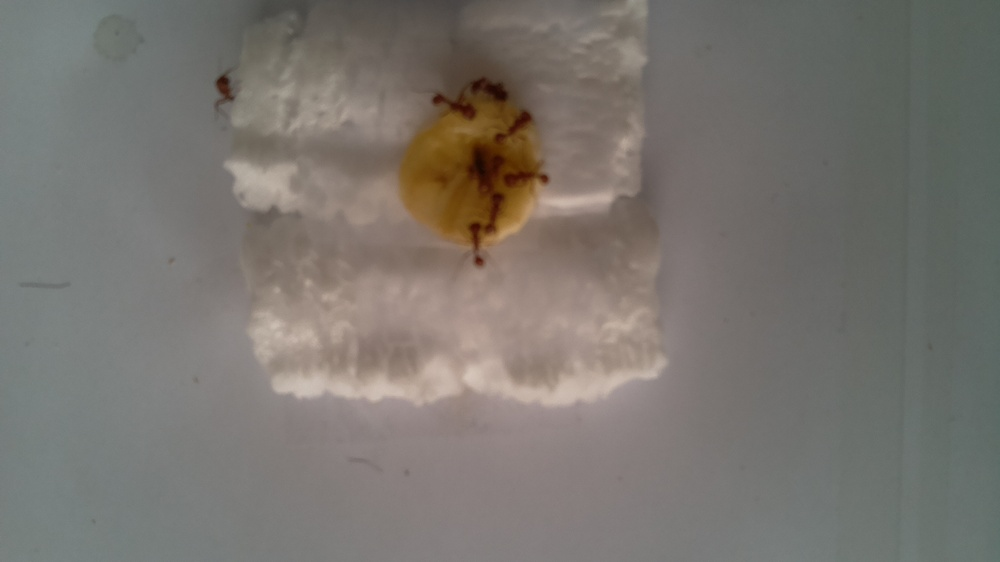
#> input picture ants_rasp_pi/ants_images/banana/20190303_114631.jpeg, 1000 x 562 px, shrunk from 1920 x 1080 before the run
$ python spot_detect.py --image ../../ants_images/banana/20190303_114631.jpeg   (older library calls are emulated)
#> lines starting #> are read from the running program, lines starting #| are printed output that depends on the picture; after the words box and inside, x2 and y2 are one past the last pixel; in counts of white or black regions, pixels touching at a corner belong together; long printed decimals are rounded
# import the necessary packages
from imutils import contours
from skimage import measure
import numpy as np
import argparse
import imutils
import cv2

# construct the argument parse and parse the arguments
ap = argparse.ArgumentParser()
ap.add_argument("-i", "--image", required=True,
            help="path to the image file")
args = vars(ap.parse_args())

# load the image, convert it to grayscale, and blur it
image = cv2.imread(args["image"])
#> image is the input picture: shape (562, 1000, 3); mean B, G, R 110.9, 116.6, 120.8
gray = cv2.cvtColor(image, cv2.COLOR_BGR2GRAY)
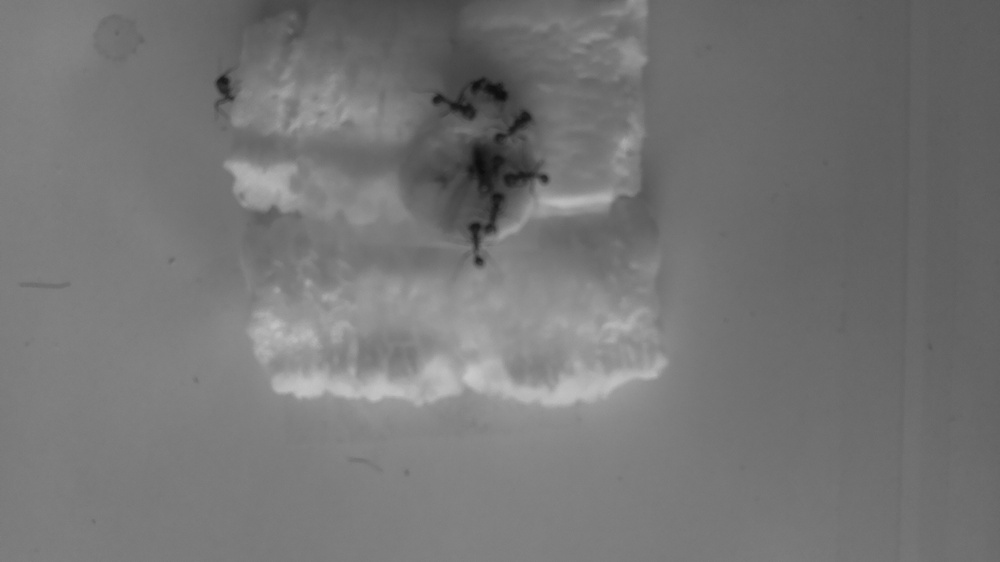
#> gray: shape (562, 1000); min 13, max 201, mean 117.2
blurred = cv2.GaussianBlur(gray, (11, 11), 0)

# threshold the image to reveal light regions in the
# blurred image
thresh = cv2.threshold(gray, 40, 255, cv2.THRESH_BINARY_INV)[1]
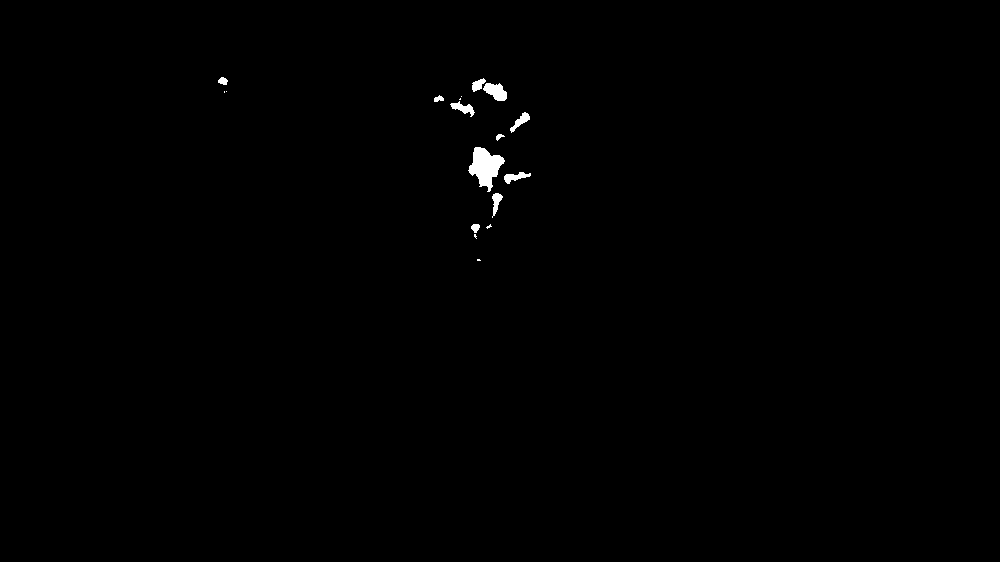
#> thresh: shape (562, 1000); 0.38% white; 18 white regions (7 under 20 px), largest, box (x1, y1, x2, y2) and area: (468, 147, 505, 192) 887, (483, 83, 507, 101) 284, (450, 101, 475, 117) 170
#thresh = cv2.threshold(blurred, 80, 255, cv2.THRESH_BINARY_INV)[1]

# perform a series of erosions and dilations to remove
# any small blobs of noise from the thresholded image
thresh = cv2.erode(thresh, None, iterations=2)
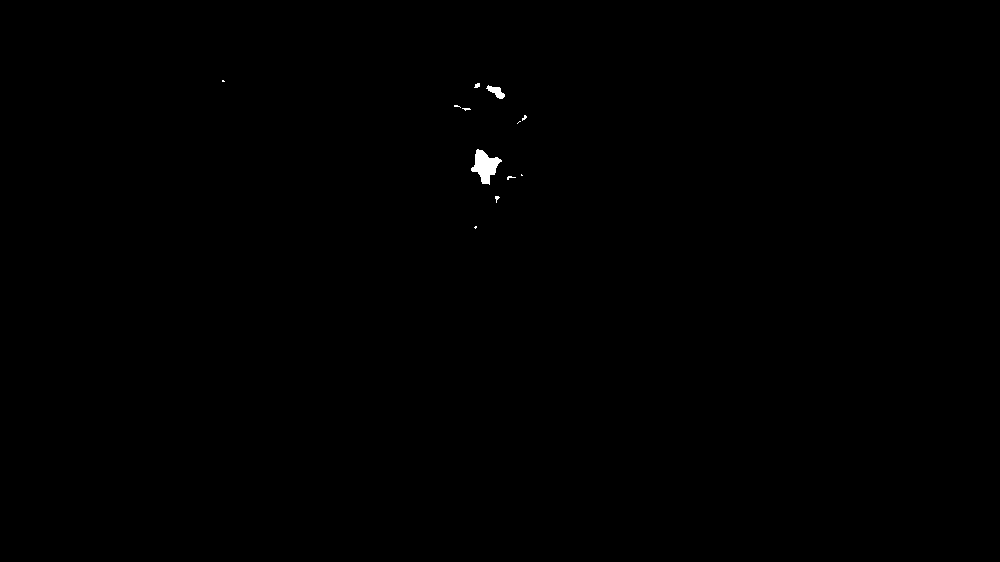
#> thresh: shape (562, 1000); 0.15% white; 12 white regions (9 under 20 px), largest, box (x1, y1, x2, y2) and area: (471, 149, 502, 185) 571, (486, 85, 505, 99) 129, (474, 83, 480, 88) 22
thresh = cv2.dilate(thresh, None, iterations=4)
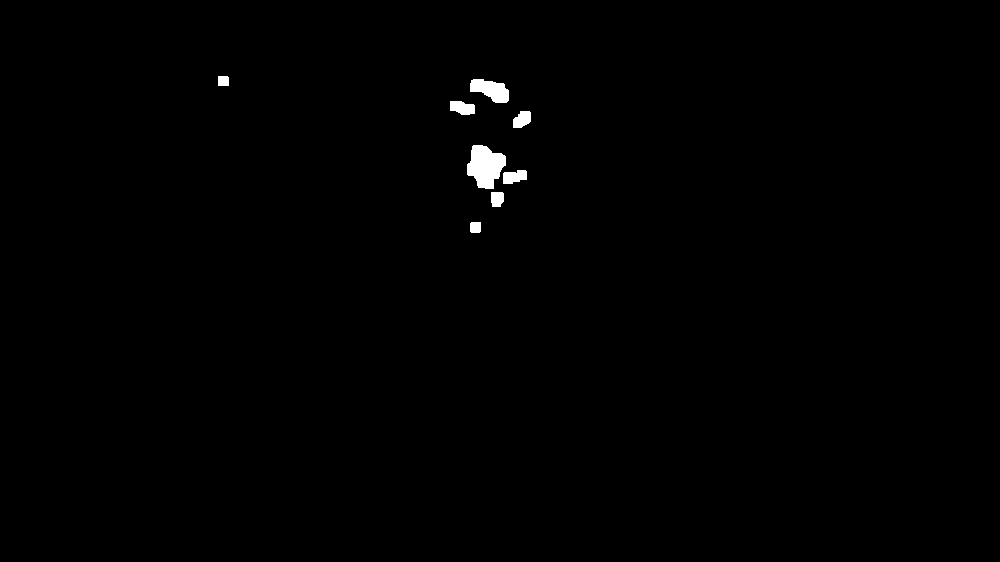
#> thresh: shape (562, 1000); 0.53% white; 8 white regions, largest, box (x1, y1, x2, y2) and area: (467, 145, 506, 189) 1177, (470, 79, 509, 103) 615, (450, 101, 475, 115) 275

# perform a connected component analysis on the thresholded
# image, then initialize a mask to store only the "large"
# components
labels = measure.label(thresh, neighbors=8, background=0)
#> labels: shape (562, 1000) int64; 9 distinct labels, from 0 to 8
print("labels count: {}".format(len(labels)))
#| labels count: 562
mask = np.zeros(thresh.shape, dtype="uint8")

# loop over the unique components
for label in np.unique(labels):
    # if this is the background label, ignore it
    if label == 0:
        continue

    # otherwise, construct the label mask and count the
    # number of pixels
    labelMask = np.zeros(thresh.shape, dtype="uint8")
    labelMask[labels == label] = 255
    numPixels = cv2.countNonZero(labelMask)

    # if the number of pixels in the component is sufficiently
    # large, then add it to our mask of "large blobs"
    if numPixels > 100:
        mask = cv2.add(mask, labelMask)
#> this loop made 9 passes
#> numPixels on passes 2 to 9: 109, 615, 275, 236, 1177, 263, 178, 118
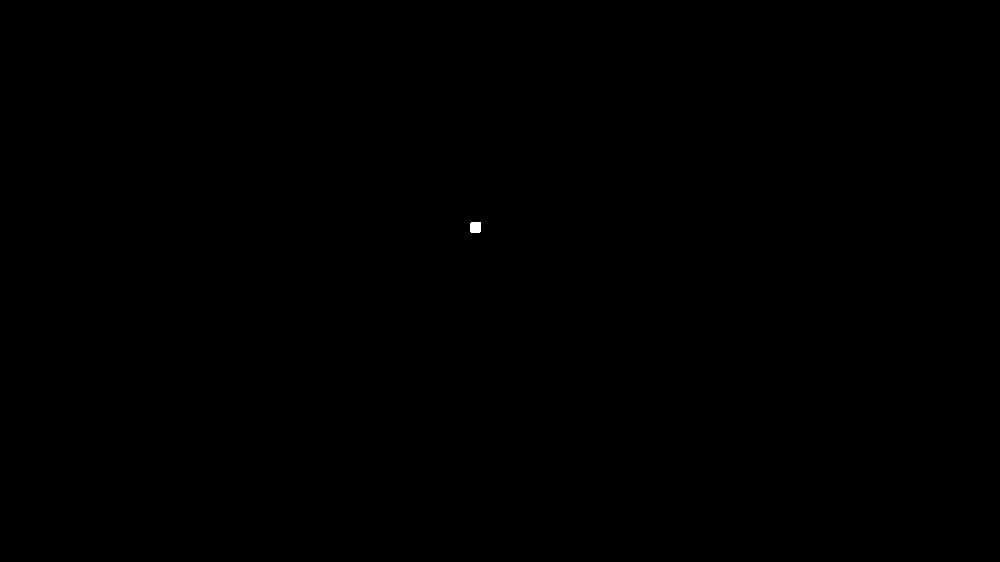
#> labelMask: shape (562, 1000); 0.02% white; 1 white region

# find the contours in the mask, then sort them from left to
# right
cnts = cv2.findContours(mask.copy(), cv2.RETR_EXTERNAL,
	cv2.CHAIN_APPROX_SIMPLE)
#> cnts = 8 contours; box (x1, y1, x2, y2) and area: (467, 145, 506, 189) 1110, (470, 79, 509, 103) 562, (450, 101, 475, 115) 242, (503, 170, 527, 184) 228, (513, 111, 531, 128) 208, (491, 192, 504, 207) 154, (470, 222, 481, 233) 98, (218, 76, 229, 86) 90
cnts = cnts[0] if imutils.is_cv2() else cnts[1]
cnts = contours.sort_contours(cnts)[0]

circle_count = 0
# loop over the contours
for (i, c) in enumerate(cnts):
    # draw the bright spot on the image
    (x, y, w, h) = cv2.boundingRect(c)
    ((cX, cY), radius) = cv2.minEnclosingCircle(c)
    print("radius:{}".format(radius))
    if radius > 100 or radius < 14:
        continue
    circle_count += 1

    cv2.circle(image, (int(cX), int(cY)), int(radius),
        (0, 0, 255), 3)
    cv2.putText(image, "#{}".format(i + 1), (x, y - 15),
    cv2.FONT_HERSHEY_SIMPLEX, 0.45, (0, 0, 255), 2)
#> this loop made 8 passes
#> (x, y, w, h, cX, cY, radius) on passes 1, 2, 4, 6, 7, 8: (218, 76, 11, 10, 223, 80.5, 6.73), (450, 101, 25, 14, 462, 107, 13.42), (470, 222, 11, 11, 475.2, 226.8, 6.74), (491, 192, 13, 15, 496.5, 198.6, 8.62), (503, 170, 24, 14, 514.5, 177, 12.97), (513, 111, 18, 17, 521.5, 119.5, 11.34)
#> (x, y, w, h, cX, cY, radius, circle_count) on passes 3, 5: (467, 145, 39, 44, 483.6, 166.2, 23.72, 1), (470, 79, 39, 24, 489.5, 90, 21.03, 2)
#| radius:6.727
#| radius:13.417
#| radius:23.721
#| radius:6.736
#| radius:21.030
#| radius:8.624
#| radius:12.971
#| radius:11.336
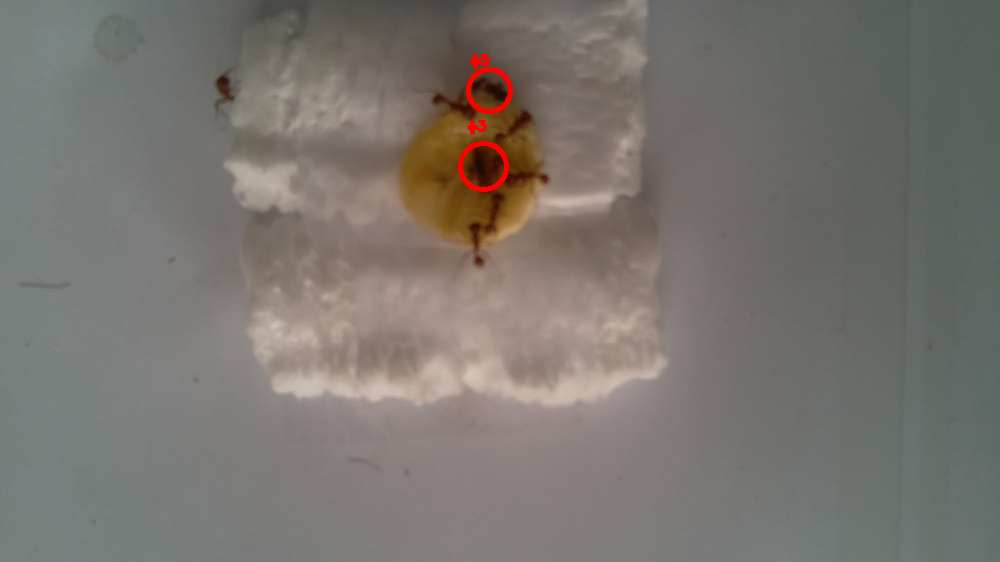
#> image: shape (562, 1000, 3); 0.31% of pixels changed, all inside (x1, y1, x2, y2) = (458, 54, 513, 192)
#> after the loop, circle_count = 2

print('Contours {}'.format(circle_count))
#| Contours 2
# show the output image
cv2.imshow("Image", image)
cv2.waitKey(0)

$ run again, on ants_rasp_pi/ants_images/banana/20190303_115305.jpeg
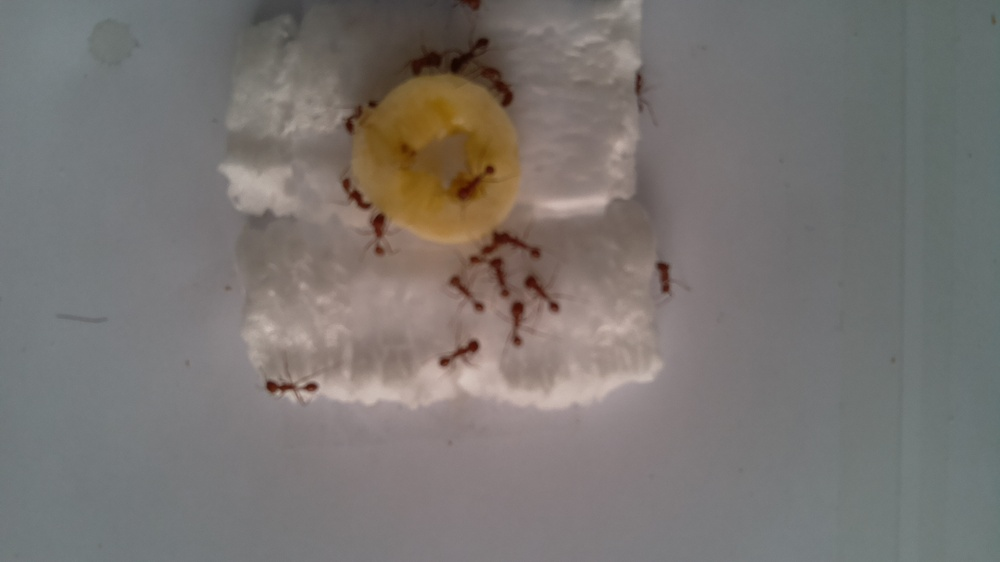
#> input picture ants_rasp_pi/ants_images/banana/20190303_115305.jpeg, 1000 x 562 px, shrunk from 1920 x 1080 before the run
#> image is the input picture: shape (562, 1000, 3); mean B, G, R 113.6, 116.6, 121
#> `thresh = cv2.dilate(thresh, None, iterations=4)`:
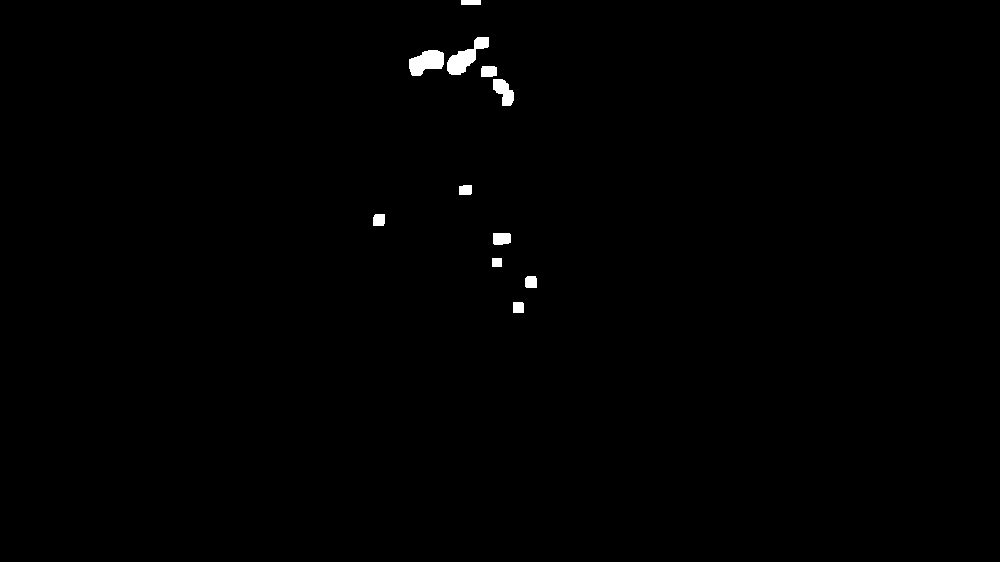
#> thresh: shape (562, 1000); 0.49% white; 11 white regions, largest, box (x1, y1, x2, y2) and area: (447, 37, 489, 75) 690, (409, 50, 444, 76) 635, (493, 79, 514, 106) 360
#> labels: shape (562, 1000) int64; 12 distinct labels, from 0 to 11
#| labels count: 562
#> the loop `for label in np.unique(labels):` made 12 passes
#> numPixels on passes 2 to 9: 100, 690, 635, 168, 360, 125, 138, 204
#> cnts = 9 contours; largest, box (x1, y1, x2, y2) and area: (447, 37, 489, 75) 625, (409, 50, 444, 76) 585, (493, 79, 514, 106) 319, (493, 233, 511, 245) 177, (481, 66, 497, 77) 144
#> the loop `for (i, c) in enumerate(cnts):` made 9 passes
#> (x, y, w, h, cX, cY, radius) on passes 1 to 8: (373, 214, 12, 12, 378.5, 219.5, 7.78), (409, 50, 35, 26, 427, 63.5, 19.14), (447, 37, 42, 38, 468.5, 55, 26.54), (459, 185, 13, 10, 465, 189.5, 7.5), (481, 66, 16, 11, 488.5, 71.5, 8.75), (493, 233, 18, 12, 501.2, 238, 9.63), (493, 79, 21, 27, 501.5, 92, 15.53), (513, 302, 11, 11, 518, 307, 7.07)
#> (printed output is left out)
#> after the loop `for (i, c) in enumerate(cnts):`:
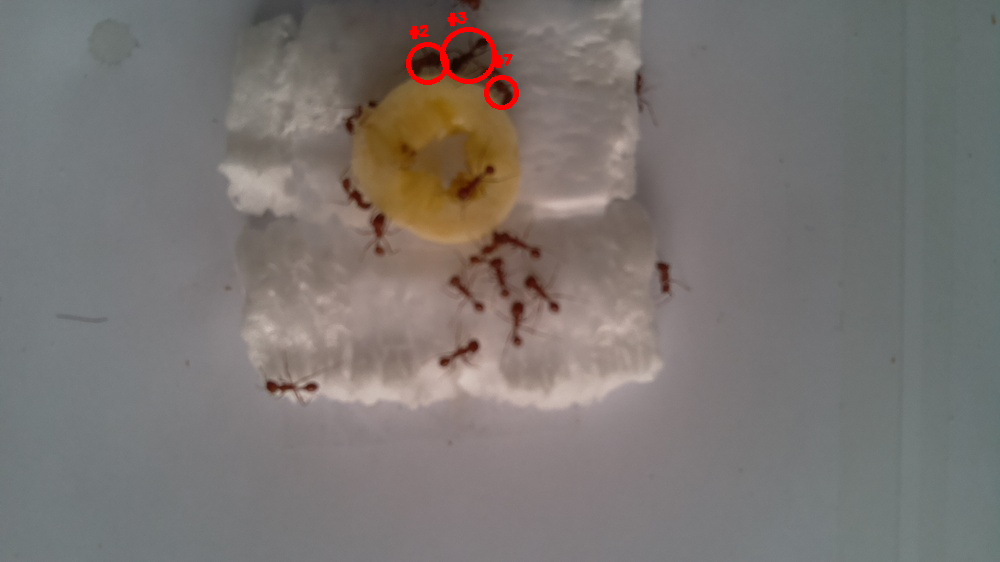
#> image: shape (562, 1000, 3); 0.4% of pixels changed, all inside (x1, y1, x2, y2) = (406, 12, 519, 110)
#> after the loop `for (i, c) in enumerate(cnts):`: circle_count = 3
#| Contours 3
